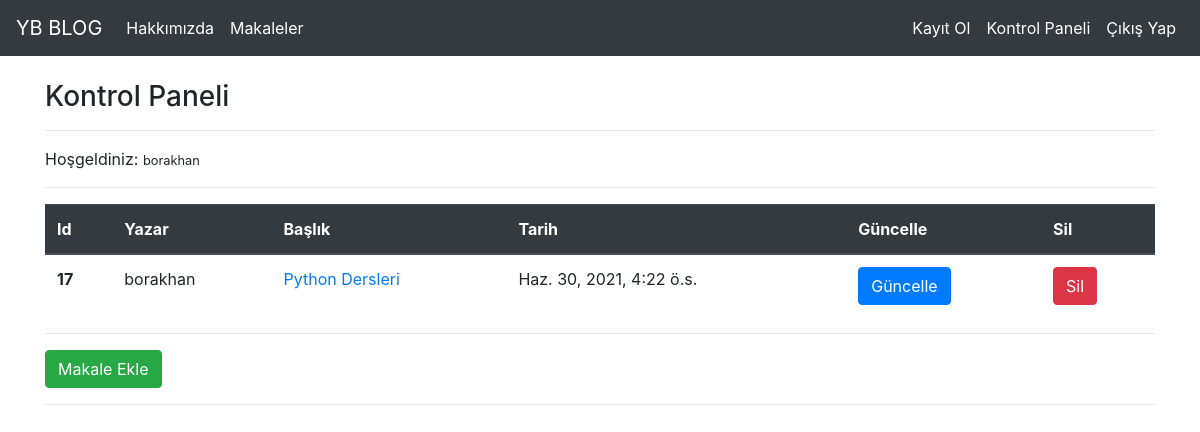
Page /articles/dashboard/ (signed in) on the committed database.
### article/models.py (models this page shows, shortened)
class Article(models.Model):
    author = models.ForeignKey(
        "auth.User", on_delete=models.CASCADE, verbose_name="Yazar")
    title = models.CharField(max_length=50, verbose_name="Başlık")
    content = RichTextField()
    article_image = models.FileField(
        blank=True, null=True, verbose_name="Makaleye Resim Ekleyin")
    created_date = models.DateTimeField(
        auto_now_add=True, verbose_name="Oluşturulma Tarihi")
    class Meta:
        ordering = ['-created_date']

### article/views.py (the view)
# urls.py: path('dashboard/', views.dashboard, name="dashboard"),
@login_required(login_url="user:login")
def dashboard(request):
    articles = Article.objects.filter(author=request.user)
    context = {
        "articles": articles
    }
    return render(request, "dashboard.html", context)

### templates/dashboard.html
{% extends "layout.html" %}
{% block body %}
<h3>Kontrol Paneli</h3>
<hr>
Hoşgeldiniz: <small>{{request.user.username}}</small>
<hr>
{% if articles %}
<table class="table">
    <thead class="thead-dark">
        <tr>
            <th scope="col">Id</th>
            <th scope="col">Yazar</th>
            <th scope="col">Başlık</th>
            <th scope="col">Tarih</th>
            <th scope="col">Güncelle</th>
            <th scope="col">Sil</th>
        </tr>
    </thead>
    <tbody>
        {% for article in articles %}
        <tr>
            <th scope="row">{{article.id}}</th>
            <td>{{article.author}}</td>
            <td><a href="{% url 'article:article' article.id %}">{{article.title}}</a></td>
            <td>{{article.created_date}}</td>
            <td><a href="{% url 'article:editarticle' article.id %}" class="btn btn-primary">Güncelle</a></td>
            <td><a href="{% url 'article:deletearticle' article.id %}" class="btn btn-danger">Sil</a></td>
        </tr>
        {% endfor %}
    </tbody>
</table>
{% else %}
<div class="alert alert-warning" role="alert">
    <b>Henüz bir makaleniz bulunmuyor</b>
</div>
{% endif %}
<hr>
<a href="{% url 'article:addarticle' %}" class="btn btn-success">Makale Ekle</a>
<hr>
{% endblock body %}

### rows in the picture
Article: id "17", author "borakhan", title "Python Dersleri", created_date "Haz. 30, 2021, 4:22 ö.s."

### other values in the picture
{{ request.user.username }} "borakhan"
